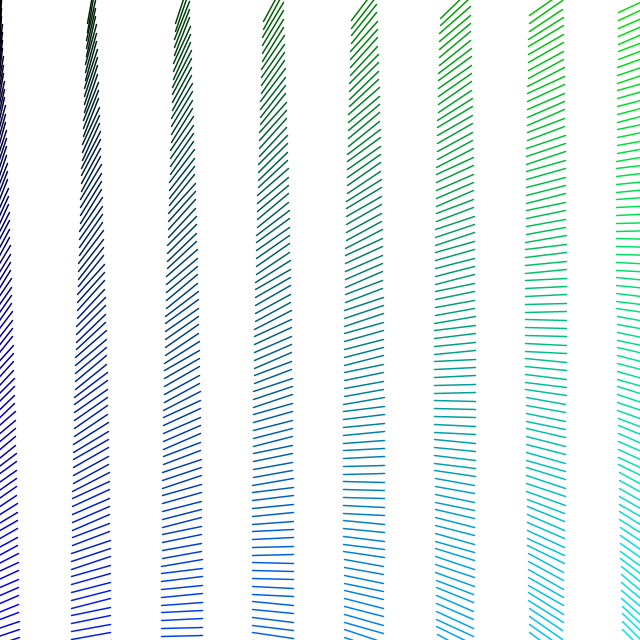
Frame 1 (no input)
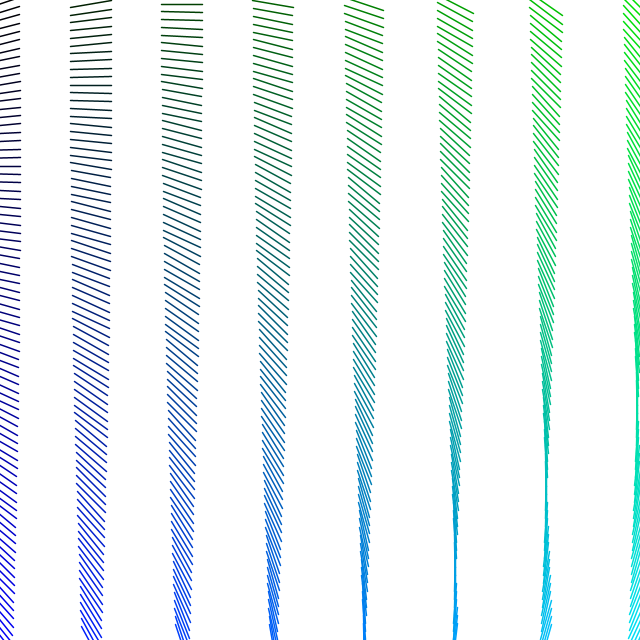
Frame 60 (the mouse pressed at the canvas centre just before this capture)
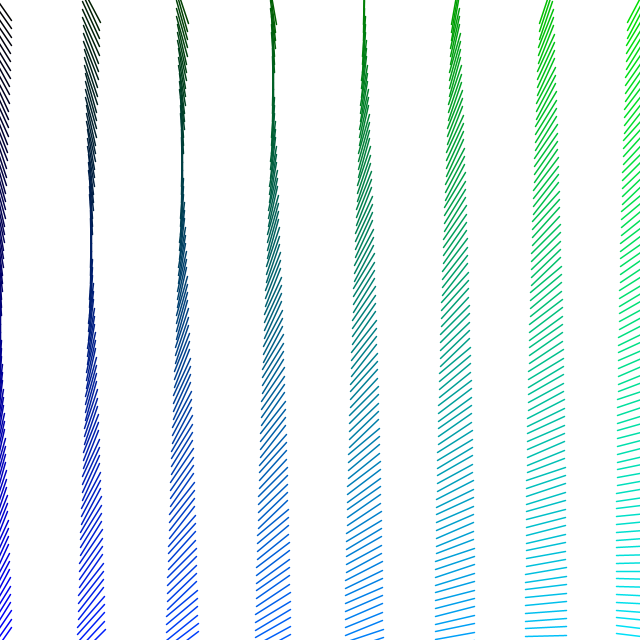
Frame 120 (the mouse held since frame 60 and released just before this capture)

The Processing sketch that drew these frames (run headless with seeded random() and noise(); from frame 60 on, the mouse is pressed at the canvas centre):

// Processing sketch: LineRotation
// ── LineRotation.pde
int columns = 8;
int lines =  80;

void setup() {
  size(640, 640);
}

void draw() {
  background(255);
  for (int x = 0; x < columns; x++) {
    for (int y = 0; y < lines; y++) {
      pushMatrix();
      translate(x*(width/(columns-1)), (y+0.5)*(height/float(lines-1)));
      rotate((frameCount+(y/float(lines)*60.0)+(x/float(columns)*60.0))/300.0*TWO_PI);

      stroke(0, x/float(columns)*255, y/float(lines)*255);
      strokeWeight(1.5);

      line(0, -height/float(lines-1)*2.5, 0, height/float(lines-1)*2.5);
      popMatrix();
    }
  }
}
